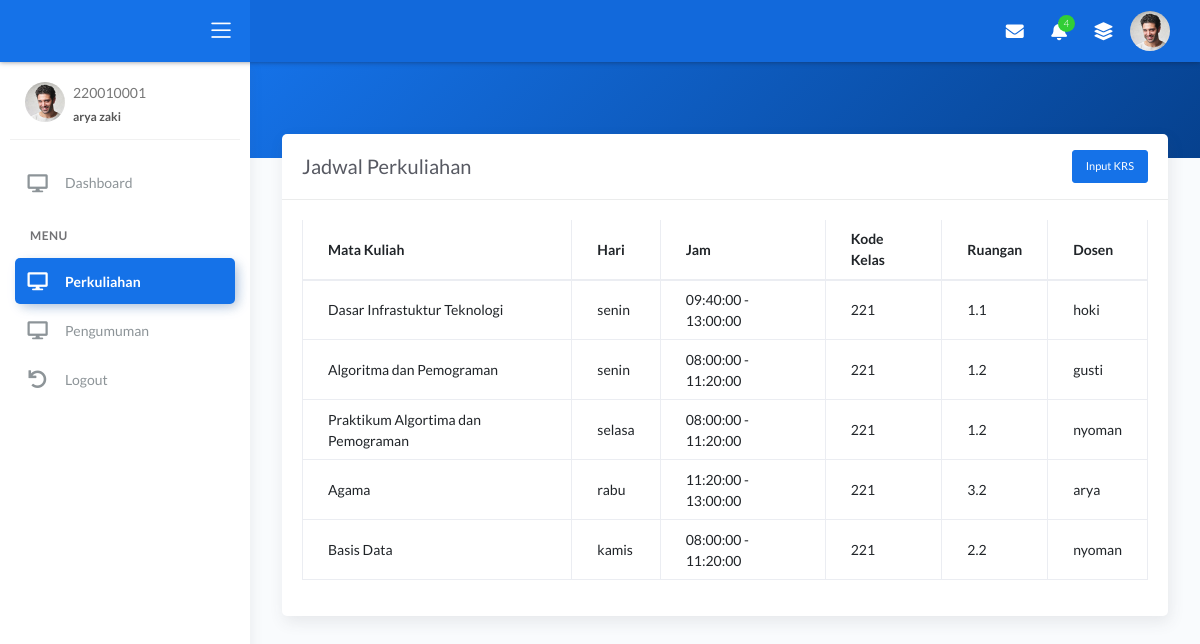
The page /front/perkuliahan/perkuliahan.php (signed in) on the database its author committed.
### tables this page shows
CREATE TABLE `pendaftaran` (
  `NIM` int(10) NOT NULL,
  `nama` varchar(100) NOT NULL,
  `nik` char(16) NOT NULL,
  `tempat_lahir` varchar(20) NOT NULL,
  `tanggal_lahir` date NOT NULL,
  `jk` int(11) NOT NULL,
  `kewarganegaraan` char(3) NOT NULL,
  `agama` varchar(10) NOT NULL,
  `nama_ibu` varchar(50) NOT NULL,
  `email` varchar(50) NOT NULL,
  `no_telp` char(14) NOT NULL,
  `alamat` varchar(50) NOT NULL,
  `kode_pos` char(5) NOT NULL,
  `provinsi` int(11) NOT NULL,
  `kabupaten` int(11) NOT NULL,
  `kecamatan` int(11) NOT NULL,
  `pendidikan` varchar(20) NOT NULL,
  `sekolah` varchar(50) DEFAULT NULL,
  `nilai_raport` float NOT NULL,
  `prog1` varchar(100) NOT NULL,
  `kelas` varchar(20) NOT NULL
);

CREATE TABLE `jadwal_kuliah` (
  `id_jadwal` int(10) NOT NULL,
  `hari` enum('senin','selasa','rabu','kamis','jumat','sabtu') NOT NULL,
  `jam_mulai` time NOT NULL,
  `jam_selesai` time NOT NULL,
  `kode_kelas` int(10) NOT NULL,
  `kode_mk` varchar(10) NOT NULL,
  `npk` int(12) NOT NULL,
  `id_ruang` int(10) NOT NULL
);

CREATE TABLE `matakuliah` (
  `kode_mk` varchar(10) NOT NULL,
  `nama_mk` varchar(100) NOT NULL,
  `sks` int(1) NOT NULL,
  `semester` int(2) NOT NULL
);

CREATE TABLE `ruang_kelas` (
  `id_ruang` int(10) NOT NULL,
  `nama_ruangan` varchar(100) NOT NULL
);

CREATE TABLE `dosen` (
  `npk` int(12) NOT NULL,
  `nama_dosen` varchar(100) NOT NULL,
  `email_dosen` varchar(100) NOT NULL,
  `no_hp_dosen` varchar(100) NOT NULL
);

### front/perkuliahan/perkuliahan.php (the view, shortened to what this page needs)
<!DOCTYPE html>
<html lang="en">
<head>
  <link rel="stylesheet" href="../../bootstrap/css/bootstrap.min.css">
  <link rel="stylesheet" href="https://cdnjs.cloudflare.com/ajax/libs/font-awesome/6.4.2/css/all.min.css" />
<link rel="stylesheet" href="../../front/assets/css/bootstrap.min.css">
<link rel="stylesheet" href="../../front/assets/css/atlantis.min.css">
<link rel="stylesheet" href="../../front/assets/css/demo.css">
</head>
<body>
	<?php
	include "../../koneksi.php";
	$nim = $_SESSION['NIM'];
	$query = "SELECT * FROM pendaftaran WHERE NIM = '$nim'";
	$result = mysqli_query($kon, $query);
	?>
<div class="wrapper">
		<div class="main-header">
			<div class="logo-header" data-background-color="blue">
				<div class="nav-toggle">
					<button class="btn btn-toggle toggle-sidebar">
						<i class="icon-menu"></i>
					</button>
				</div>
			</div>
			<nav class="navbar navbar-header navbar-expand-lg" data-background-color="blue2">
				<div class="container-fluid">
					<ul class="navbar-nav topbar-nav ml-md-auto align-items-center">
						<li class="nav-item dropdown hidden-caret">
							<a class="nav-link dropdown-toggle" href="#" id="messageDropdown" role="button" data-toggle="dropdown" aria-haspopup="true" aria-expanded="false">
								<i class="fa fa-envelope"></i>
							</a>
						</li>
						<li class="nav-item dropdown hidden-caret">
							<a class="nav-link dropdown-toggle" href="#" id="notifDropdown" role="button" data-toggle="dropdown" aria-haspopup="true" aria-expanded="false">
								<i class="fa fa-bell"></i>
								<span class="notification">4</span>
							</a>
						</li>
						<li class="nav-item dropdown hidden-caret">
							<a class="nav-link" data-toggle="dropdown" href="#" aria-expanded="false">
								<i class="fas fa-layer-group"></i>
							</a>
						</li>
						<li class="nav-item dropdown hidden-caret">
							<a class="dropdown-toggle profile-pic" data-toggle="dropdown" href="#" aria-expanded="false">
								<div class="avatar-sm">
									<img src="assets/img/profile.jpg" alt="..." class="avatar-img rounded-circle">
								</div>
							</a>
						</li>
					</ul>
				</div>
			</nav>
		</div>
		<div class="sidebar sidebar-style-2">
			<div class="sidebar-wrapper scrollbar scrollbar-inner">
				<div class="sidebar-content">
					<div class="user">
						<div class="avatar-sm float-left mr-2">
							<img src="../front/assets/img/profile.jpg" alt="..." class="avatar-img rounded-circle">
						</div>
						<div class="info">
							<a data-toggle="collapse" href="#collapseExample" aria-expanded="true">
									<span>
									<?php
									if ($data = mysqli_fetch_assoc($result)) {
										echo $data['NIM'];
										echo "<span class='user-level'>" . $data['nama'] . "</span>";
								}
								?>
									</span>
							</a>
						</div>
					</div>
					<ul class="nav nav-primary">
					<li class="nav-item">
               <a href="../index.php">
								<i class="fas fa-desktop"></i>
								<p>Dashboard</p>
							</a>
						</li>
						<li class="nav-section">
							<h4 class="text-section">MENU</h4>
						</li>
						<li class="nav-item active">
              <a href="perkuliahan.php">
								<i class="fas fa-desktop"></i>
								<p>Perkuliahan</p>
							</a>
						</li>
						<li class="nav-item">
              <a href="../pengumuman/pengumuman.php">
								<i class="fas fa-desktop"></i>
								<p>Pengumuman</p>
							</a>
						</li>
						<li class="nav-item">
							<a href="../login_mhs/logout_mhs.php">
									<i class="fas fa-undo"></i>
									<p>Logout</p>
							</a>
					</li>
					</ul>
				</div>
			</div>
		</div>
		<div class="main-panel">
			<div class="content">
        <div class="panel-header bg-primary-gradient">
          <div class="page-inner py-5">
          </div>
        </div>
				<div class="page-inner mt--5">
            <div class="row">
                <div class="col-md-12">
                    <div class="card full-height">
                        <div class="card-header">
                            <div class="card-head-row">
                                <div class="card-title">Jadwal Perkuliahan</div>
                                <a href="createkrs.php" class="btn btn-primary btn-sm ml-auto">Input KRS</a>
                            </div>
                        </div>
                        <div class="card-body">
                            <div class="table-responsive">
                                <table class="table table-bordered">
                                    <thead>
                                        <tr>
                                            <th>Mata Kuliah</th>
                                            <th>Hari</th>
                                            <th>Jam</th>
                                            <th>Kode Kelas</th>
                                            <th>Ruangan</th>
                                            <th>Dosen</th>
                                        </tr>
                                    </thead>
                                    <tbody>
                                        <?php
																				$nim = $_SESSION['NIM'];
                                        $query_jadwal = "SELECT mk.nama_mk, jk.hari, CONCAT(jk.jam_mulai, ' - ', jk.jam_selesai) AS jam, jk.kode_kelas, rk.nama_ruangan, d.nama_dosen
																				FROM krs_mahasiswa km
																				INNER JOIN jadwal_kuliah jk ON km.kode_mk = jk.kode_mk
																				INNER JOIN matakuliah mk ON jk.kode_mk = mk.kode_mk
																				INNER JOIN ruang_kelas rk ON jk.id_ruang = rk.id_ruang
																				INNER JOIN dosen d ON jk.npk = d.npk
																				WHERE km.NIM= '$nim'";
                                        $result_jadwal = mysqli_query($kon, $query_jadwal);
                                        if (mysqli_num_rows($result_jadwal) > 0) {
                                            while ($row_jadwal = mysqli_fetch_assoc($result_jadwal)) {
                                                echo "<tr>";
                                                echo "<td>" . $row_jadwal['nama_mk'] . "</td>";
                                                echo "<td>" . $row_jadwal['hari'] . "</td>";
                                                echo "<td>" . $row_jadwal['jam'] . "</td>";
                                                echo "<td>" . $row_jadwal['kode_kelas'] . "</td>";
                                                echo "<td>" . $row_jadwal['nama_ruangan'] . "</td>";
                                                echo "<td>" . $row_jadwal['nama_dosen'] . "</td>";
                                                echo "</tr>";
                                            }
                                        } else {
                                            echo "<tr><td colspan='6'>Tidak ada jadwal perkuliahan.</td></tr>";
                                        }
                                        ?>
                                    </tbody>
                                </table>
                            </div>
                        </div>
                    </div>
                </div>
            </div>
        </div>
			</div>
		</div>
</body>
</html>

### rows shown on the page
pendaftaran: NIM "220010001", nama "arya zaki"
jadwal_kuliah: kode_mk.nama_mk "Dasar Infrastuktur Teknologi", hari "senin", jam "09:40:00 - 13:00:00", kode_kelas "221", id_ruang.nama_ruangan "1.1", npk.nama_dosen "hoki"
jadwal_kuliah: kode_mk.nama_mk "Algoritma dan Pemograman", hari "senin", jam "08:00:00 - 11:20:00", kode_kelas "221", id_ruang.nama_ruangan "1.2", npk.nama_dosen "gusti"
jadwal_kuliah: kode_mk.nama_mk "Praktikum Algortima dan Pemograman", hari "selasa", jam "08:00:00 - 11:20:00", kode_kelas "221", id_ruang.nama_ruangan "1.2", npk.nama_dosen "nyoman"
jadwal_kuliah: kode_mk.nama_mk "Agama", hari "rabu", jam "11:20:00 - 13:00:00", kode_kelas "221", id_ruang.nama_ruangan "3.2", npk.nama_dosen "arya"
jadwal_kuliah: kode_mk.nama_mk "Basis Data", hari "kamis", jam "08:00:00 - 11:20:00", kode_kelas "221", id_ruang.nama_ruangan "2.2", npk.nama_dosen "nyoman"
